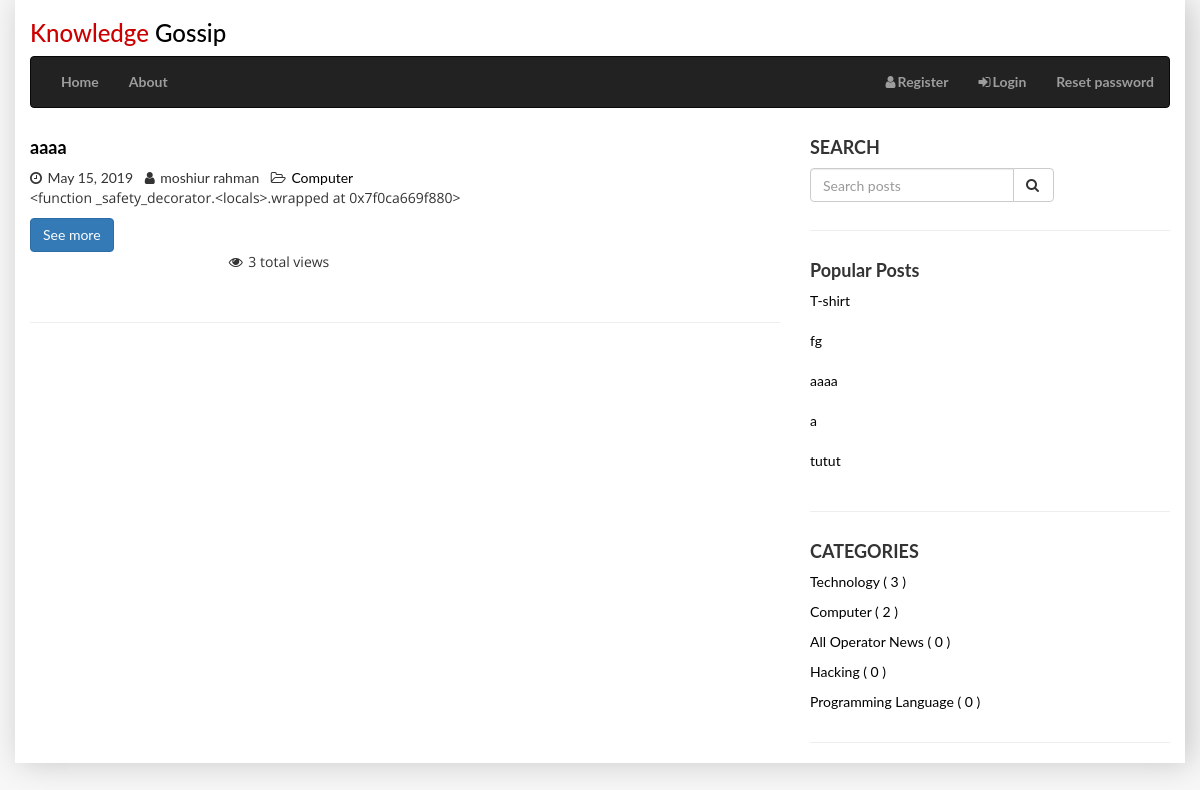
/posts/category/Computer, run on the app's committed database.
### posts/models.py (models this page shows, shortened)
class Post(models.Model):
    category = models.ForeignKey(Category, on_delete=models.CASCADE, null=True, blank=True)
    user = models.ForeignKey(User, on_delete=models.CASCADE)
    title = models.CharField(max_length=200)
    slug = models.SlugField(max_length=200, unique=True)
    image = models.ImageField(upload_to=upload_location, null=True, blank=True,)
    content = models.TextField()
    draft = models.BooleanField(default=True)
    worksheet_file = models.FileField(upload_to = 'worksheets', null = True, blank=True)
    publish = models.DateField(auto_now=False, auto_now_add=False)
    read_time = models.IntegerField(default=0) #assume minute
    updated = models.DateTimeField(auto_now=True, auto_now_add=False)
    timestamp = models.DateTimeField(auto_now=False, auto_now_add=True)
    views = models.PositiveIntegerField(default=0) #count views
    objects = PostManager()
    def get_absolute_url(self):
        return reverse("post:detail", kwargs={"slug": self.slug})
    class Meta:
        ordering = ["-timestamp", "updated"]
    def get_message_as_markdown(self):
        content = self.content
        markdown_text = markdown(content)
        return mark_safe(markdown_text)

class Category(models.Model):
    name = models.CharField(max_length=200)

### posts/views.py (the view, shortened to what this page needs)
# urls.py: path('category/<name>', views.category, name="topic"),
def category(request, name):
    today = timezone.now().date() # it used for showing future
    posts = Post.objects.active().order_by('-views')[:5] #for popular posts
    cat = get_object_or_404(Category, name=name)
    post=Post.objects.active().filter(category=cat.id)
    category_list = Category.objects.all()
    if request.user.is_staff or request.user.is_superuser:
        post=Post.objects.filter(category=cat.id)
    query = request.GET.get("q") # for Search posts
    paginator = Paginator(post, 5) # Show 5 posts per page
    page = request.GET.get('page')
    try:
            queryset = paginator.page(page)
    except PageNotAnInteger:
            queryset = paginator.page(1)
    except EmptyPage:
            queryset = paginator.page(paginator.num_pages)
    context = {
        "cat": cat,
        'today': today,
        'mosts': posts,
        'categories': category_list,
        'object_list': queryset,
    }
    return render(request, 'category/category.html', context)

### posts/models.py (called while the page is built)
    def active(self, *args, **kwargs):
        return super(PostManager, self).filter(draft=False).filter(publish__lte=timezone.now())

### posts/templates/category/category.html (shortened to what this page needs)
{% extends "base.html" %}
{% load markdown_deux_tags %}
{% block content %}
<div class="row">
<div class="col-sm-8 col-sm-offset-0">
{% for obj in object_list %}
<div class="row">
    <div class="col-sm-12">
            <div class="row">
                <div class="caption col-sm-8">
                    <h4><a href="{{ obj.get_absolute_url }}"><b>{{ obj.title }}</b></a> </h4>
                  <i class="fa fa-clock-o"></i> {{ obj.publish }}
                         {% if obj.user.get_full_name %}
                            <i class="fa fa-user left"></i> {{ obj.user.get_full_name }}
                        {% else %}
                            <i class="fa fa-user left"></i> {{ obj.user }}
                          {% endif %}
                        {% if obj.category.name %}
                            <i class="fa fa-folder-open-o left"></i>
                            <a href="{% url 'post:topic' name=obj.category.name %}"><span>{{ obj.category.name }}</span></a>
                        {% endif %}
                         <p>{{ obj.get_message_as_markdown|truncatechars_html:80 }}</p>
                         <a href="{{ obj.get_absolute_url }}" class="btn btn-primary" role="button">See more</a>
                        <br>
                        <p style="text-align:center"><i class="fa fa-eye left"></i> {{ obj.views }} total views</p>
                 </div>
            </div>
    </div>
</div>
    <br><hr>
{% endfor %}
</div>
        <div class="col-md-4 col-sm-4">
            <div class="row">
                <div class="col-sm-12">
                     <h4><b>SEARCH</b></h4>
                </div>
                    <form method="GET" action="" class="navbar-form">
                            <div>
                                <div class="input-group">
                            <input class="form-control" type="text" name="q" placeholder="Search posts" value="{{ request.GET.q }}">
                                    <span class="input-group-btn">
                                        <button class="btn btn-default" type="submit"><i class="fa fa-search"></i></button>
                                    </span>
                                </div>
                            </div>
                    </form>
            </div>
            <hr>
            <div class="row">
                <div class="col-sm-12">
                    <h4><b>Popular Posts</b></h4>
                </div>
                    {% if mosts %}
                    <ul style="list-style-type:none;padding:0px;margin:0px;">
                        {% for most in mosts %}
                        <div class="row">
                            <div class="col-sm-12">
                                    <div class="col-sm-7">
                                        <li><a href="{{ most.get_absolute_url }}">{{ most.title }}</a></li>
                                    </div>
                            </div>
                        </div>
                        <br>
                        {% endfor %}
                    </ul>
                    {% else %}
                <div class="col-sm-12">
                    <strong>NO Posts</strong>
                </div>
                    {% endif %}
            </div>
<hr>
            <div class="row">
                <div class="col-sm-12">
                        <h4><b>CATEGORIES</b></h4>
                        {% if categories %}
                        <ul style="list-style-type:none;margin:0px; padding:0px">
                            {% for category in categories %}
                            <p><li><a href="{{ category.name }}">{{ category.name }} ( {{ category.post_set.count }} )</a></li></p>
                            {% endfor %}
                        </ul>
                        {% else %}
                        <strong>No categories</strong>
                        {% endif %}
                </div>
            </div>
        <hr>
        </div>
</div>
{% endblock content %}

### templates/base.html (shortened to what this page needs)
{% load staticfiles %}
<!DOCTYPE html>
<html lang="en">
<head>
    <link rel="stylesheet" href="https://maxcdn.bootstrapcdn.com/bootstrap/3.3.7/css/bootstrap.min.css">
    <link rel="stylesheet" href='{% static "css/base.css" %}'>
    <link rel="stylesheet" href="https://maxcdn.bootstrapcdn.com/font-awesome/4.7.0/css/font-awesome.min.css">
</head>
<body>
    <div class="container">
        <div class="site_title">
        <h3><a href="{% url 'post:list' %}"><span style="color: #cc0000">Knowledge</span> Gossip</a></h3>
        </div>
        <nav class="navbar navbar-inverse">
            <div class="row">
                <div class="col-lg-12 col-sm-12">
                        <div class="collapse navbar-collapse" id="myNavbar">
                                <ul class="nav navbar-nav">
                                    <li><a href="{% url 'home' %}">Home</a></li>
                                    <li><a href="{% url 'about' %}">About</a></li>
                                </ul>
                                <ul class="nav navbar-nav navbar-right">
                                    {% if not request.user.is_authenticated %}
                                    <li><a href="{% url 'accounts:register' %}"><i class="fa fa-user"></i>Register</a></li>
                                    <li><a href="{% url 'accounts:login' %}"><i class="fa fa-sign-in"></i>Login</a></li>
                                    <li><a href="{% url 'accounts:reset_password' %}">Reset password</a></li>
                                    {% endif %}
                                </ul>
                        </div>
                </div>
            </div>
         </nav>
     {% block content %}
    {% endblock content %}
    </div>
</body>
</html>

### static/css/base.css (style rules this page uses)
html { position: relative; height: 100%; }
body { margin: 0px; padding: 0px; font-family: 'Lato', sans-serif; height: 100%; background-color: #f7f7f7; }
.container { background: #fff; box-shadow: 5px 0px 30px rgba(0,0,0, .2); }
p { font-family: 'Open Sans', sans-serif; }
.navbar-nav li a { font-weight: 700; }
a { color: black; text-decoration: none; }
.left { margin-left: 8px; }
.fa { margin-right: 2px; }

### data on the page
Post: title "aaaa", publish "May 15, 2019", user.get_full_name "moshiur rahman", category.name "Computer", get_message_as_markdown "<function _safety_decorator.<locals>.wrapped at 0x7f0ca669f880>", views "3"
Post: title "T-shirt"
Post: title "fg"
Post: title "a"
Post: title "tutut"
Category: name "Technology", post_set.count "3"
Category: name "Computer", post_set.count "2"
Category: name "All Operator News", post_set.count "0"
Category: name "Hacking", post_set.count "0"
Category: name "Programming Language", post_set.count "0"
